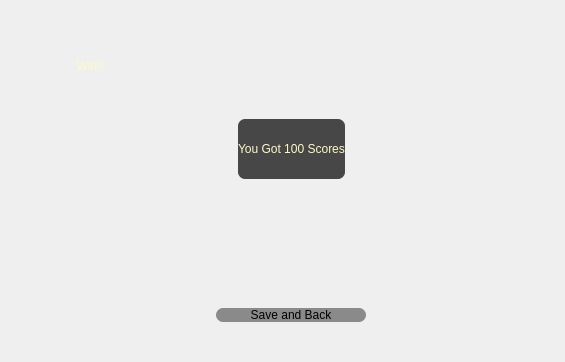
<?xml version="1.0" encoding="UTF-8"?>
<ui version="4.0">
 <class>WonWindow</class>
 <widget class="QMainWindow" name="WonWindow">
  <property name="geometry">
   <rect>
    <x>0</x>
    <y>0</y>
    <width>565</width>
    <height>362</height>
   </rect>
  </property>
  <property name="windowTitle">
   <string>MainWindow</string>
  </property>
  <widget class="QWidget" name="centralwidget">
   <property name="styleSheet">
    <string notr="true">#centralwidget
{

	background-image: url(:/Icons/Cong2.jpg);
}

QPushButton
{
	font: 15pt &quot;NPIRamin&quot;;
	background-color: rgb(138, 138, 138);
	border-Radius: 7px;
}

QPushButton:hover
{
	color: red;
	border-color: red;
	border-width: 2px;
}
QLabel
{
	font: 75 33pt &quot;Segoe Print&quot;;
	color: rgb(255, 249, 197);
	border-Radius: 7px;
}</string>
   </property>
   <widget class="QWidget" name="verticalLayoutWidget">
    <property name="geometry">
     <rect>
      <x>40</x>
      <y>3</y>
      <width>502</width>
      <height>322</height>
     </rect>
    </property>
    <layout class="QVBoxLayout" name="verticalLayout">
     <item>
      <spacer name="verticalSpacer_4">
       <property name="orientation">
        <enum>Qt::Vertical</enum>
       </property>
       <property name="sizeType">
        <enum>QSizePolicy::Fixed</enum>
       </property>
       <property name="sizeHint" stdset="0">
        <size>
         <width>20</width>
         <height>15</height>
        </size>
       </property>
      </spacer>
     </item>
     <item>
      <widget class="QLabel" name="label">
       <property name="sizePolicy">
        <sizepolicy hsizetype="Preferred" vsizetype="Fixed">
         <horstretch>0</horstretch>
         <verstretch>0</verstretch>
        </sizepolicy>
       </property>
       <property name="minimumSize">
        <size>
         <width>0</width>
         <height>70</height>
        </size>
       </property>
       <property name="maximumSize">
        <size>
         <width>16777215</width>
         <height>7077215</height>
        </size>
       </property>
       <property name="styleSheet">
        <string notr="true">

</string>
       </property>
       <property name="text">
        <string>           Win!!</string>
       </property>
      </widget>
     </item>
     <item>
      <spacer name="verticalSpacer_2">
       <property name="orientation">
        <enum>Qt::Vertical</enum>
       </property>
       <property name="sizeType">
        <enum>QSizePolicy::Fixed</enum>
       </property>
       <property name="sizeHint" stdset="0">
        <size>
         <width>20</width>
         <height>0</height>
        </size>
       </property>
      </spacer>
     </item>
     <item>
      <layout class="QHBoxLayout" name="horizontalLayout_2">
       <property name="topMargin">
        <number>0</number>
       </property>
       <item>
        <spacer name="horizontalSpacer">
         <property name="orientation">
          <enum>Qt::Horizontal</enum>
         </property>
         <property name="sizeHint" stdset="0">
          <size>
           <width>40</width>
           <height>20</height>
          </size>
         </property>
        </spacer>
       </item>
       <item>
        <widget class="QLabel" name="label_2">
         <property name="sizePolicy">
          <sizepolicy hsizetype="Preferred" vsizetype="Fixed">
           <horstretch>0</horstretch>
           <verstretch>0</verstretch>
          </sizepolicy>
         </property>
         <property name="minimumSize">
          <size>
           <width>0</width>
           <height>60</height>
          </size>
         </property>
         <property name="maximumSize">
          <size>
           <width>16777215</width>
           <height>60</height>
          </size>
         </property>
         <property name="styleSheet">
          <string notr="true">background-color: rgb(71, 71, 71);</string>
         </property>
         <property name="text">
          <string>You Got 100 Scores</string>
         </property>
        </widget>
       </item>
       <item>
        <spacer name="horizontalSpacer_2">
         <property name="orientation">
          <enum>Qt::Horizontal</enum>
         </property>
         <property name="sizeHint" stdset="0">
          <size>
           <width>40</width>
           <height>20</height>
          </size>
         </property>
        </spacer>
       </item>
      </layout>
     </item>
     <item>
      <spacer name="verticalSpacer">
       <property name="orientation">
        <enum>Qt::Vertical</enum>
       </property>
       <property name="sizeType">
        <enum>QSizePolicy::Fixed</enum>
       </property>
       <property name="sizeHint" stdset="0">
        <size>
         <width>20</width>
         <height>120</height>
        </size>
       </property>
      </spacer>
     </item>
     <item>
      <layout class="QHBoxLayout" name="horizontalLayout_3">
       <property name="topMargin">
        <number>0</number>
       </property>
       <item>
        <spacer name="horizontalSpacer_3">
         <property name="orientation">
          <enum>Qt::Horizontal</enum>
         </property>
         <property name="sizeHint" stdset="0">
          <size>
           <width>40</width>
           <height>20</height>
          </size>
         </property>
        </spacer>
       </item>
       <item>
        <widget class="QPushButton" name="pushButton">
         <property name="sizePolicy">
          <sizepolicy hsizetype="Fixed" vsizetype="Fixed">
           <horstretch>0</horstretch>
           <verstretch>0</verstretch>
          </sizepolicy>
         </property>
         <property name="minimumSize">
          <size>
           <width>150</width>
           <height>0</height>
          </size>
         </property>
         <property name="text">
          <string>Save and Back</string>
         </property>
        </widget>
       </item>
       <item>
        <spacer name="horizontalSpacer_4">
         <property name="orientation">
          <enum>Qt::Horizontal</enum>
         </property>
         <property name="sizeHint" stdset="0">
          <size>
           <width>40</width>
           <height>20</height>
          </size>
         </property>
        </spacer>
       </item>
      </layout>
     </item>
    </layout>
   </widget>
  </widget>
 </widget>
 <resources/>
 <connections/>
</ui>
